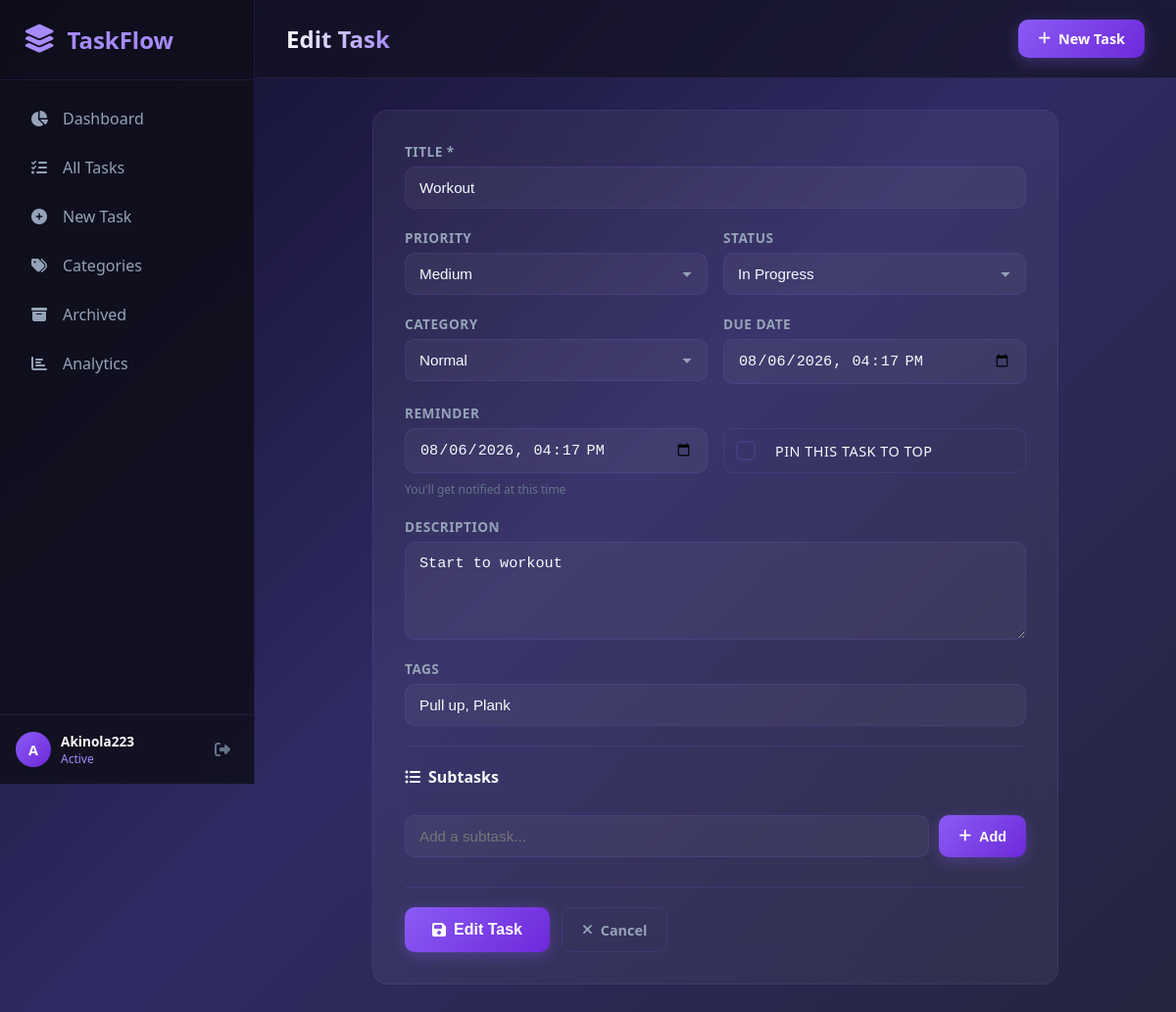
Page /tasks/2/edit/ (signed in) on the committed database.
### tasks/models.py (models this page shows, shortened)
class Task(models.Model):
    PRIORITY_CHOICES = [
        ('low', 'Low'),
        ('medium', 'Medium'),
        ('high', 'High'),
        ('urgent', 'Urgent'),
    ]
    STATUS_CHOICES = [
        ('pending', 'Pending'),
        ('in_progress', 'In Progress'),
        ('completed', 'Completed'),
        ('archived', 'Archived'),
    ]
    user = models.ForeignKey(User, on_delete=models.CASCADE, related_name='tasks')
    title = models.CharField(max_length=200)
    description = models.TextField(blank=True)
    priority = models.CharField(max_length=10, choices=PRIORITY_CHOICES, default='medium')
    status = models.CharField(max_length=15, choices=STATUS_CHOICES, default='pending')
    category = models.ForeignKey(Category, on_delete=models.SET_NULL, null=True, blank=True, related_name='tasks')
    due_date = models.DateTimeField(null=True, blank=True)
    reminder_at = models.DateTimeField(null=True, blank=True)
    completed_at = models.DateTimeField(null=True, blank=True)
    is_pinned = models.BooleanField(default=False)
    tags = models.JSONField(default=list, blank=True)
    created_at = models.DateTimeField(auto_now_add=True)
    updated_at = models.DateTimeField(auto_now=True)
    class Meta:
        ordering = ['-is_pinned', '-created_at']

### tasks/views.py (the view)
# urls.py: path('tasks/<int:pk>/edit/', views.task_update, name='task_update'),
@login_required
def task_update(request, pk):
    task = get_object_or_404(Task, pk=pk, user=request.user)
    if request.method == 'POST':
        form = TaskForm(request.POST, instance=task, user=request.user)
        if form.is_valid():
            task = form.save()
            if task.reminder_at:
                Reminder.objects.filter(task=task).delete()
                Reminder.objects.create(task=task, remind_at=task.reminder_at)
            else:
                Reminder.objects.filter(task=task).delete()
            messages.success(request, "Task updated successfully!")
            return redirect('task_list')
    else:
        form = TaskForm(instance=task, user=request.user)
    categories = Category.objects.filter(user=request.user)
    subtasks = task.subtasks.all()
    return render(request, 'tasks/task_form.html', {
        'form': form,
        'categories': categories,
        'task': task,
        'subtasks': subtasks,
        'action': 'Edit'
    })

### tasks/models.py (called while the page is built)
    def __str__(self):
        return self.name

### templates/tasks/task_form.html (shortened to what this page needs)
{% extends 'base.html' %}
{% block page_title %}
{{ action }} Task
{% endblock %}
{% block content %}
<div class="form-page">
    <div class="glass-card form-card">
        <form method="post" class="task-form">
            <div class="form-row">
                <div class="form-group full-width">
                    <label>Title *</label>
                    {{ form.title }}
                </div>
            </div>
            <div class="form-row two-col">
                <div class="form-group">
                    <label>Priority</label>
                    {{ form.priority }}
                </div>
                <div class="form-group">
                    <label>Status</label>
                    {{ form.status }}
                </div>
            </div>
            <div class="form-row two-col">
                <div class="form-group">
                    <label>Category</label>
                    {{ form.category }}
                </div>
                <div class="form-group">
                    <label>Due Date</label>
                    {{ form.due_date }}
                </div>
            </div>
            <div class="form-row two-col">
                <div class="form-group">
                    <label>Reminder</label>
                    {{ form.reminder_at }}
                    <small class="form-hint">You'll get notified at this time</small>
                </div>
                <div class="form-group checkbox-group">
                    <label class="checkbox-label">
                        {{ form.is_pinned }}
                        <span class="label-text">Pin this task to top</span>
                    </label>
                </div>
            </div>
            <div class="form-row">
                <div class="form-group full-width">
                    <label>Description</label>
                    {{ form.description }}
                </div>
            </div>
            <div class="form-row">
                <div class="form-group full-width">
                    <label>Tags</label>
                    {{ form.tags_input }}
                </div>
            </div>
            {% if task %}
            <div class="subtasks-section">
                <h4><i class="fas fa-list-ul"></i> Subtasks</h4>
                <div class="subtask-add-row">
                    <input type="text" id="newSubtaskInput" class="form-input" placeholder="Add a subtask...">
                    <button type="button" class="btn btn-primary" onclick="addSubtask({{ task.id }})">
                        <i class="fas fa-plus"></i> Add
                    </button>
                </div>
            </div>
            {% endif %}
            <div class="form-actions">
                <button type="submit" class="btn btn-primary btn-lg">
                    <i class="fas fa-save"></i> {{ action }} Task
                </button>
                <a href="{% url 'task_list' %}" class="btn btn-ghost">
                    <i class="fas fa-times"></i> Cancel
                </a>
            </div>
        </form>
    </div>
</div>
{% endblock %}

### templates/base.html (shortened to what this page needs)
{% load static %}
<!doctype html>
<html lang="en">
  <head>
    <link
      rel="stylesheet"
      href="https://cdnjs.cloudflare.com/ajax/libs/font-awesome/6.4.0/css/all.min.css"
    />
    <link rel="stylesheet" href="{% static 'css/style.css' %}" />
  </head>
  <body>
    <div class="app-container">
      <aside class="sidebar" id="sidebar">
        <div class="sidebar-header">
          <div class="logo">
            <i class="fas fa-layer-group"></i>
            <span>TaskFlow</span>
          </div>
        </div>
        <nav class="sidebar-nav">
          <a
            href="
{% url 'dashboard' %}
"
            class="nav-item {% if request.resolver_match.url_name == 'dashboard' %} active {% endif %}"
          >
            <i class="fas fa-chart-pie"></i>
            <span>Dashboard</span>
          </a>
          <a
            href="
{% url 'task_list' %}
"
            class="nav-item {% if request.resolver_match.url_name == 'task_list' %} active {% endif %}"
          >
            <i class="fas fa-tasks"></i>
            <span>All Tasks</span>
          </a>
          <a
            href="
{% url 'task_create' %}
"
            class="nav-item {% if request.resolver_match.url_name == 'task_create' %} active {% endif %}"
          >
            <i class="fas fa-plus-circle"></i>
            <span>New Task</span>
          </a>
          <a
            href="
{% url 'category_list' %}
"
            class="nav-item {% if request.resolver_match.url_name == 'category_list' %} active {% endif %}"
          >
            <i class="fas fa-tags"></i>
            <span>Categories</span>
          </a>
          <a
            href="
{% url 'archived_tasks' %}
"
            class="nav-item {% if request.resolver_match.url_name == 'archived_tasks' %} active {% endif %}"
          >
            <i class="fas fa-archive"></i>
            <span>Archived</span>
          </a>
          <a
            href="
{% url 'analytics' %}
"
            class="nav-item {% if request.resolver_match.url_name == 'analytics' %} active {% endif %}"
          >
            <i class="fas fa-chart-bar"></i>
            <span>Analytics</span>
          </a>
        </nav>
        <div class="sidebar-footer">
          <div class="user-info">
            <div class="user-avatar">
              {{ request.user.username|first|upper }}
            </div>
            <div class="user-details">
              <span class="user-name">{{ request.user.username }}</span>
              <span class="user-role">Active</span>
            </div>
          </div>
          <a href="{% url 'logout' %}" class="logout-btn" title="Logout">
            <i class="fas fa-sign-out-alt"></i>
          </a>
        </div>
      </aside>
      <main class="main-content">
        <div class="top-bar">
          <h1 class="page-title">
            {% block page_title %} Dashboard {% endblock %}
          </h1>
          <div class="top-actions">
            <a href="{% url 'task_create' %}" class="btn btn-primary">
              <i class="fas fa-plus"></i> New Task
            </a>
          </div>
        </div>
        <div class="content-wrapper">
           {% block content %} {% endblock %}
        </div>
      </main>
    </div>
  </body>
</html>

### rows in the picture
Task: title "Workout", priority "Medium", status "In Progress", category "Normal", due_date "08/06/2026 16:17", reminder_at "08/06/2026 16:17", description "Start to workout"

### other values in the picture
{{ request.user.username|first|upper }} "A"
{{ request.user.username }} "Akinola223"
{{ action }} "Edit"
